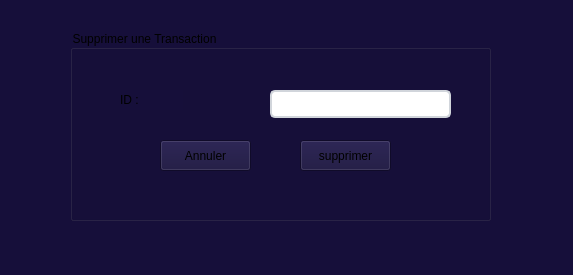
<?xml version="1.0" encoding="UTF-8"?>
<ui version="4.0">
 <class>Supprimer_Transaction</class>
 <widget class="QWidget" name="Supprimer_Transaction">
  <property name="geometry">
   <rect>
    <x>0</x>
    <y>0</y>
    <width>573</width>
    <height>275</height>
   </rect>
  </property>
  <property name="windowTitle">
   <string>Form</string>
  </property>
  <property name="styleSheet">
   <string notr="true">
background-color: rgb(22, 15, 58);</string>
  </property>
  <widget class="QGroupBox" name="groupBox_supprimer_Transaction">
   <property name="geometry">
    <rect>
     <x>70</x>
     <y>30</y>
     <width>421</width>
     <height>191</height>
    </rect>
   </property>
   <property name="title">
    <string>Supprimer une Transaction</string>
   </property>
   <widget class="QLineEdit" name="lineEdit6Transaction">
    <property name="geometry">
     <rect>
      <x>200</x>
      <y>60</y>
      <width>181</width>
      <height>28</height>
     </rect>
    </property>
    <property name="styleSheet">
     <string notr="true">QLineEdit, QComboBox {
    background-color: white;
    border: 2px solid #D1D5DB;
    border-radius: 5px;
    padding: 5px;
}
QLineEdit:focus, QComboBox:focus {
    border: 2px solid #3B82F6;
}

</string>
    </property>
   </widget>
   <widget class="QLabel" name="label_supprimer_Transaction">
    <property name="geometry">
     <rect>
      <x>50</x>
      <y>60</y>
      <width>63</width>
      <height>20</height>
     </rect>
    </property>
    <property name="text">
     <string>ID :</string>
    </property>
   </widget>
   <widget class="QPushButton" name="pushButton_supprimer_Transaction">
    <property name="geometry">
     <rect>
      <x>90</x>
      <y>110</y>
      <width>91</width>
      <height>31</height>
     </rect>
    </property>
    <property name="styleSheet">
     <string notr="true">
QPushButton {
    border-image: linear-gradient(to bottom, #8B2BE2, #2196F3) 1; /* Purple to Blue */
}


</string>
    </property>
    <property name="text">
     <string>Annuler</string>
    </property>
   </widget>
   <widget class="QPushButton" name="pushButton_2_supprimer_Transaction">
    <property name="geometry">
     <rect>
      <x>230</x>
      <y>110</y>
      <width>91</width>
      <height>31</height>
     </rect>
    </property>
    <property name="styleSheet">
     <string notr="true">
QPushButton {
    border-image: linear-gradient(to bottom, #8B2BE2, #2196F3) 1; /* Purple to Blue */
}

</string>
    </property>
    <property name="text">
     <string>supprimer</string>
    </property>
   </widget>
  </widget>
 </widget>
 <resources/>
 <connections/>
</ui>
